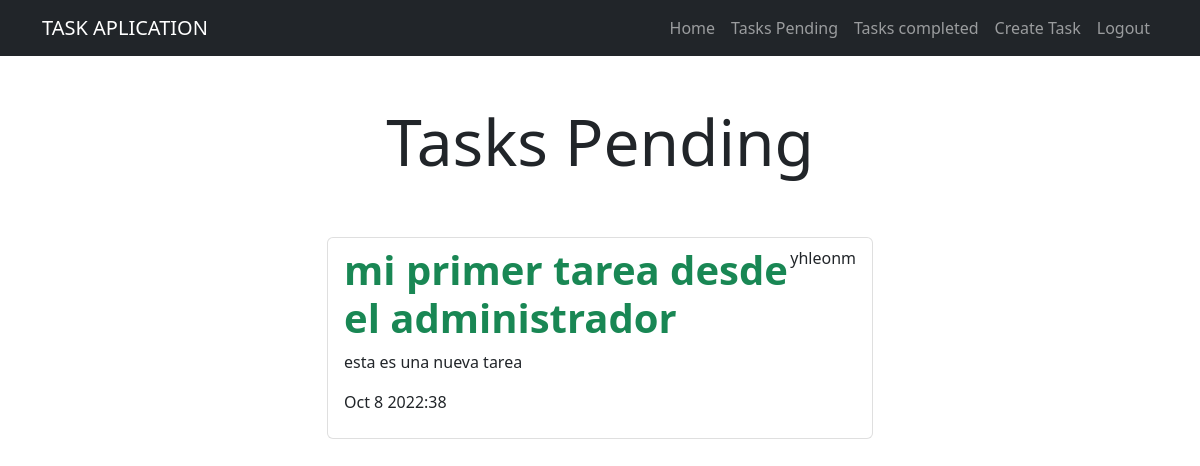
The app's page /tasks_completed/ (signed in), older data.
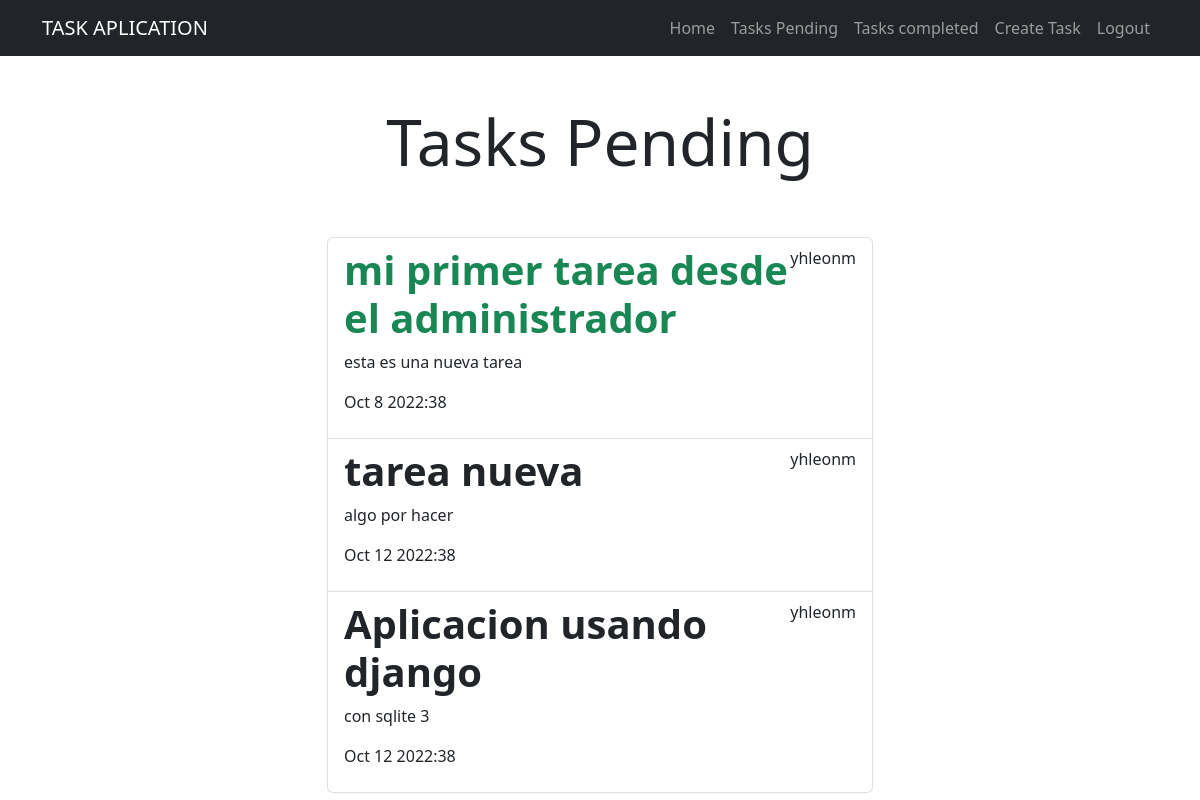
The same page, newer data.
### tasks/models.py (models this page shows, shortened)
class Task(models.Model):
    title = models.CharField(max_length=100)
    description = models.TextField(blank=True)
    created = models.DateTimeField(auto_now_add=True)
    datecompleted = models.DateTimeField(blank=True)
    important = models.BooleanField(default=False)
    user = models.ForeignKey(User, on_delete = models.CASCADE)

### tasks/views.py (the view)
# urls.py: path('tasks_completed/',views.tasks_completed, name='tasks_completed'),
@login_required
def tasks_completed(request):
    tasks = Task.objects.filter(user = request.user, datecompleted__isnull=False).order_by('datecompleted')
    return render(request, 'tasks.html',{'tasks': tasks})

### tasks/templates/tasks.html
{% extends "base.html" %}
{% block content %}
<main class="container">
    <div class="row">
        <div class="col-md-6 offset-md-3">
            <h1 class = "text-center display-3 py-5">Tasks Pending</h1>
            <ul class="list-group">
               {% for task in tasks %}
               <a class="list-group-item" href="{% url 'task_detail' task.id %}">
                       <header class="d-flex justify-content-between">
                        {% if task.important %}
                      <h1 class="fw-bold text-success">{{ task.title }}</h1>
                      {% else %}
                       <h1 class = "fw-bold">{{task.title}}</h1>
                      {% endif %}
                      <p>{{task.user.username}}</p>
                       </header>
                      <p>{{task.description}}</p>
                      <p>{{task.datecompleted|date:'M j Y:i'}}</p>
                </a>
               {% endfor %}
            </ul>
        </div>
    </div>
</main>
{% endblock %}

Row changes from the older to the newer data that the page shows:
now on this page (row edited): Task: title "tarea nueva", user.username "yhleonm", description "algo por hacer", datecompleted "Oct 12 2022:38"
now on this page (row edited): Task: title "Aplicacion usando django", user.username "yhleonm", description "con sqlite 3", datecompleted "Oct 12 2022:38"
